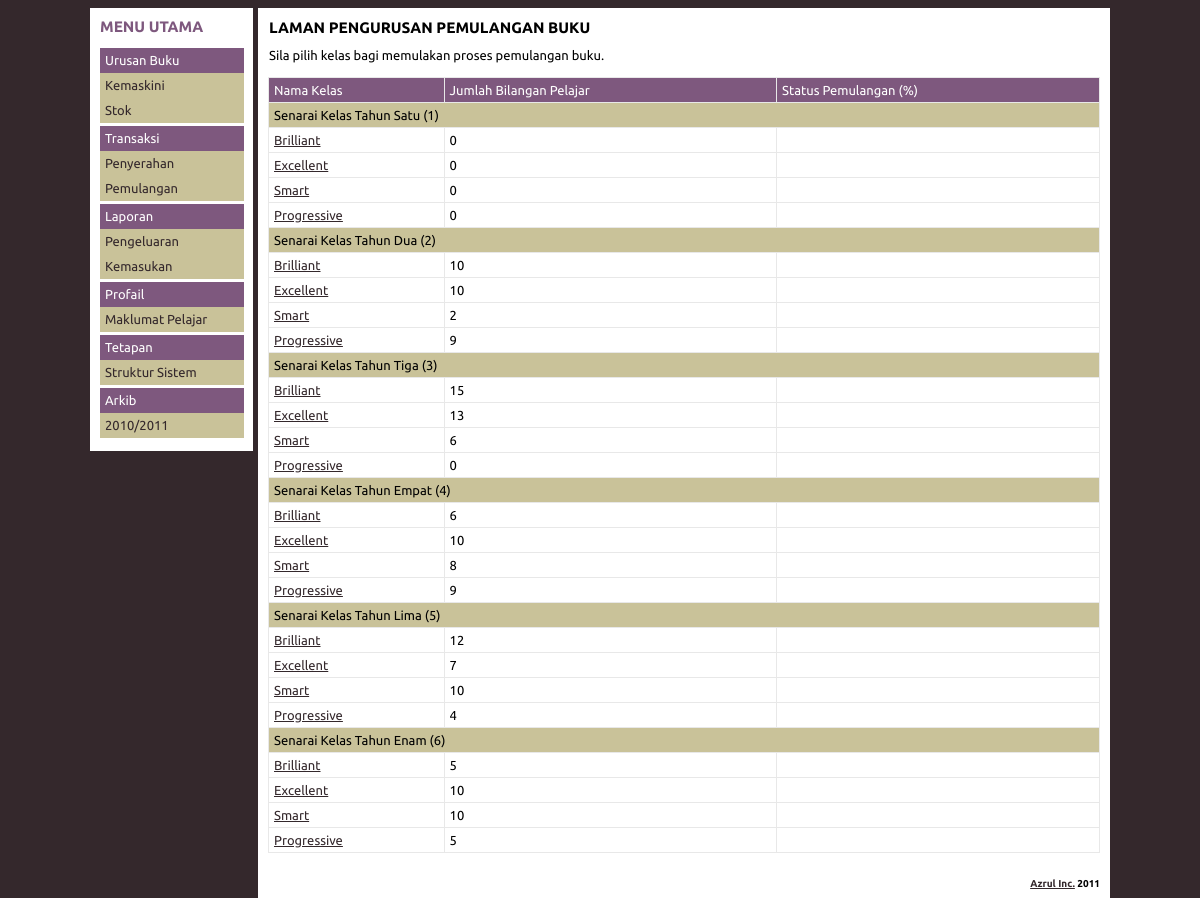
/index.php/books/checkin, run on the app's committed database.
### tables this page shows
CREATE TABLE IF NOT EXISTS `ispbt_years` (
  `is_years_ind` int(3) NOT NULL,
  `is_years_digit` int(3) NOT NULL,
  `is_years_title` varchar(255) NOT NULL,
  UNIQUE KEY `is_year_digit` (`is_years_digit`),
  KEY `is_year_ind` (`is_years_ind`)
);

CREATE TABLE IF NOT EXISTS `ispbt_class` (
  `is_class_ind` int(2) NOT NULL,
  `is_class_title` varchar(255) NOT NULL,
  KEY `is_class_ind` (`is_class_ind`)
);

### application/libraries/template.php (called while the page is built)
<?php if ( ! defined('BASEPATH')) exit('No direct script access allowed');
class Template {
	function load($type)
	{
		$CI =& get_instance();
		$CI->load->view('templates/' . $type);
	}
}

### application/controllers/books/checkin.php (called while the page is built, shortened)
<?php if ( ! defined('BASEPATH')) exit('No direct script access allowed');
class Checkin extends CI_Controller {
	public function index()
	{
		$query = $this->db->query("SELECT * FROM ispbt_years");
		$result = $query->result();
		$yearsList = $result;
		$query = $this->db->query("SELECT * FROM ispbt_class");
		$result = $query->result();
		$classList = $result;
		$ajaxModal = $this->ajax->load();
		$this->load->model('Mod_basedetails');
		$totalClassArray = $this->Mod_basedetails->get('all_class_students_total', '');
		$this->template->load('header');
		$data = array(
			'yearslist' => $yearsList,
			'classlist' => $classList,
			'totalstudents' => $totalClassArray,
			'ajaxmodal' => $ajaxModal
		);
		$this->load->view('books/checkin/view_checkin', $data);
		$this->template->load('footer');
	}
}

### index.php (called while the page is built, shortened)
<?php
require_once BASEPATH.'core/CodeIgniter'.EXT;

### application/views/books/checkin/view_checkin.php (the view, shortened to what this page needs)
<table id="page-header" width="100%">
	<tr>
		<td><h3>LAMAN PENGURUSAN PEMULANGAN BUKU</h3></td>
		<td align="right">&nbsp;</td>
	</tr>
		<tr>
		<td>Sila pilih kelas bagi memulakan proses pemulangan buku.</td>
		<td align="right">&nbsp;</td>
	</tr>
</table>
<br />
<table border="1" cellpadding="5" width="100%">
	<thead>
		<td>Nama Kelas</td>
		<td>Jumlah Bilangan Pelajar</td>
		<td>Status Pemulangan (%)</td>
	</thead>
<tbody>
<?php
foreach($yearslist as $iyearslist)
{
	echo "<tr bgcolor=\"#C9C299\"><td colspan=\"3\">Senarai Kelas Tahun " . $iyearslist->is_years_title . " (" . $iyearslist->is_years_digit . ")" . "</td></tr>";
	foreach($classlist as $iclasslist)
	{
		$url = site_url('books/checkin/check/classtotal/' . $iyearslist->is_years_digit . '/' . $iclasslist->is_class_ind);
		echo "
		<tr>
		<td><a class=\"modal-trigger\" href=\"$url\">" . $iclasslist->is_class_title . "</a></td>
		<td>" . $totalstudents["$iyearslist->is_years_digit"]["$iclasslist->is_class_ind"] . "</td>
		<td></td>
		</tr>";
	}
}
?>
</tbody>
</table>

### application/views/templates/header.php (shortened to what this page needs)
<!DOCTYPE html>
<html lang="en">
<head>
	<link rel="stylesheet" href="<?php echo base_url(); ?>css/style.css" type="text/css">
</head>
<body>
<div id="main-wrapper">
<div id="side-menu">
<h3><a href="<?php echo site_url(); ?>">MENU UTAMA</a></h3>
<ul id="menu-list">
	<li><span>Urusan Buku</span>
		<ul>
			<li><a href="<?php echo site_url('books/manage'); ?>">Kemaskini</a></li>
			<li><a href="<?php echo site_url('books/stocks'); ?>">Stok</a></li>
		</ul>
	</li>
	<li><span>Transaksi</span>
		<ul>
			<li><a href="<?php echo site_url('books/checkout'); ?>">Penyerahan</a></li>
			<li><a href="<?php echo site_url('books/checkin'); ?>">Pemulangan</a></li>
		</ul>
	</li>
	<li><a href="<?php echo site_url('reports/all'); ?>">Laporan</a>
		<ul>
			<li><a href="<?php echo site_url('reports/checkout'); ?>">Pengeluaran</a></li>
			<li><a href="<?php echo site_url('reports/checkin'); ?>">Kemasukan</a></li>
		</ul>
	</li>
	<li><span>Profail</span>
		<ul>
			<li><a href="<?php echo site_url('profiles/students'); ?>">Maklumat Pelajar</a></li>
		</ul>
	</li>
	<li><span>Tetapan</span>
		<ul>
			<li><a href="<?php echo site_url('settings/structure'); ?>">Struktur Sistem</a></li>
		</ul>
	</li>
	<li><a href="<?php echo site_url('archives'); ?>">Arkib</a>
		<ul>
			<li><a href="#">2010/2011</a></li>
		</ul>
	</li>
</ul>
</div>
<div id="body-wrapper">

### application/views/templates/footer.php (shortened to what this page needs)
<div id="footer">
<a target="_blank" href="http://azrul.net">Azrul Inc.</a> 2011
</div>
</div>
</div>
</body>
</html>

### css/style.css (style rules this page uses)
body { background-color: #34282C; font-family: 'Ubuntu', sans-serif, arial; font-size: 13px; }
table { border-collapse: collapse; border: 1px #E8E8E8 solid; }
thead { background-color: #7E587E; color: #FFFFFF; }
tr { border: 1px #E8E8E8 solid; }
td { border: 1px #E8E8E8 solid; }
a { color: #34282C; }
h3 a { text-decoration: none; color: #F87431; }
#main-wrapper { width: auto; height: auto; margin: auto; }
#side-menu { width: auto; height: auto; background-color: #FFFFFF; padding: 5px; margin: 0; float: left; }
#side-menu h3 { padding: 5px; margin: 0; }
#side-menu h3 a { color: #7E587E; }
#menu-list { list-style: none; margin: 0; padding: 5px; }
#menu-list a, #menu-list span { width: 94%; height: 15px; background-color: #7E587E; padding: 5px; display: block; color: #FFFFFF; text-decoration: none; }
#menu-list li { margin: 3px 0px; list-style: none; }
#menu-list li ul { padding: 0px; margin: 0px; }
#menu-list li ul li { margin: 0px; }
#menu-list li ul li a { background-color: #C9C299; color: #34282C; }
#body-wrapper { width: auto; background-color: #FFFFFF; padding: 0 10px 10px 10px; margin: 0 0 0 5px; float: left; }
table#page-header { border: none; }
table#page-header tr { border: inherit; }
table#page-header td { border: inherit; }
table#page-header h3 { margin: 0; padding: 10px 0 10px 0; }
#footer { width: auto; height: 10px; background-color: #FFFFFF; float: left; margin: 20px auto 0 auto; padding: 5px 0 0 0; font-size: 10px; text-align: right; font-weight: bold; }

### data on the page
ispbt_years: is_years_title "Satu", is_years_digit "1", is_years_digit.is_class_ind "0"
ispbt_class: is_class_title "Brilliant"
ispbt_class: is_class_title "Excellent"
ispbt_class: is_class_title "Smart"
ispbt_class: is_class_title "Progressive"
ispbt_years: is_years_title "Dua", is_years_digit "2", is_years_digit.is_class_ind "10", is_years_digit.is_class_ind "9"
ispbt_years: is_years_title "Tiga", is_years_digit "3", is_years_digit.is_class_ind "15", is_years_digit.is_class_ind "13", is_years_digit.is_class_ind "6", is_years_digit.is_class_ind "0"
ispbt_years: is_years_title "Empat", is_years_digit "4", is_years_digit.is_class_ind "6", is_years_digit.is_class_ind "10", is_years_digit.is_class_ind "8", is_years_digit.is_class_ind "9"
ispbt_years: is_years_title "Lima", is_years_digit "5", is_years_digit.is_class_ind "12", is_years_digit.is_class_ind "7", is_years_digit.is_class_ind "10", is_years_digit.is_class_ind "4"
ispbt_years: is_years_title "Enam", is_years_digit "6", is_years_digit.is_class_ind "5", is_years_digit.is_class_ind "10"
